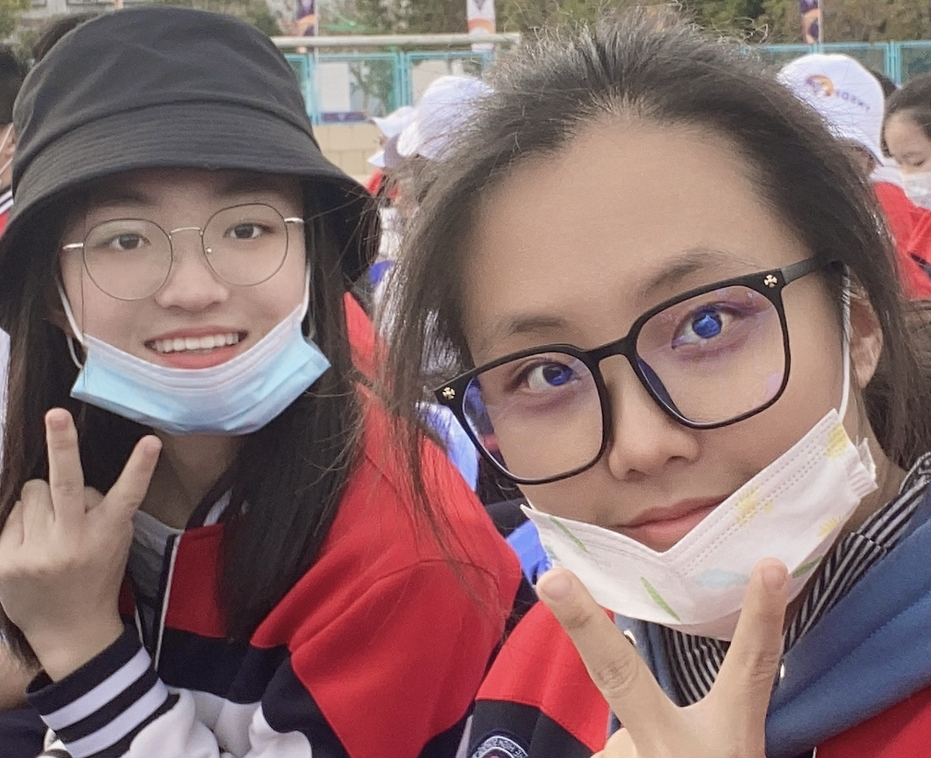
#> input picture 人脸检测/photo/photo_4.png, 931 x 758 px, shrunk from 1166 x 950 before the run; its folder holds only this picture in this run
$ python hear_intergral.py
#> lines starting #> are read from the running program, lines starting #| are printed output that depends on the picture; after the words box and inside, x2 and y2 are one past the last pixel; in counts of white or black regions, pixels touching at a corner belong together
import cv2
import os

# 加载人脸分类器
face_cascade = cv2.CascadeClassifier("haarcascade_frontalface_default.xml")

folder_path = 'photo'
for filename in os.listdir(folder_path):
    if filename.endswith(('.jpg', '.jpeg', '.png', 'JPG')):
        # 读取图像
        image_path = os.path.join(folder_path, filename)
        frame = cv2.imread(image_path)
#> frame is the input picture: shape (758, 931, 3); mean B, G, R 107.5, 108.1, 135

        # 将图像转换为灰度图
        gray = cv2.cvtColor(frame, cv2.COLOR_BGR2GRAY)
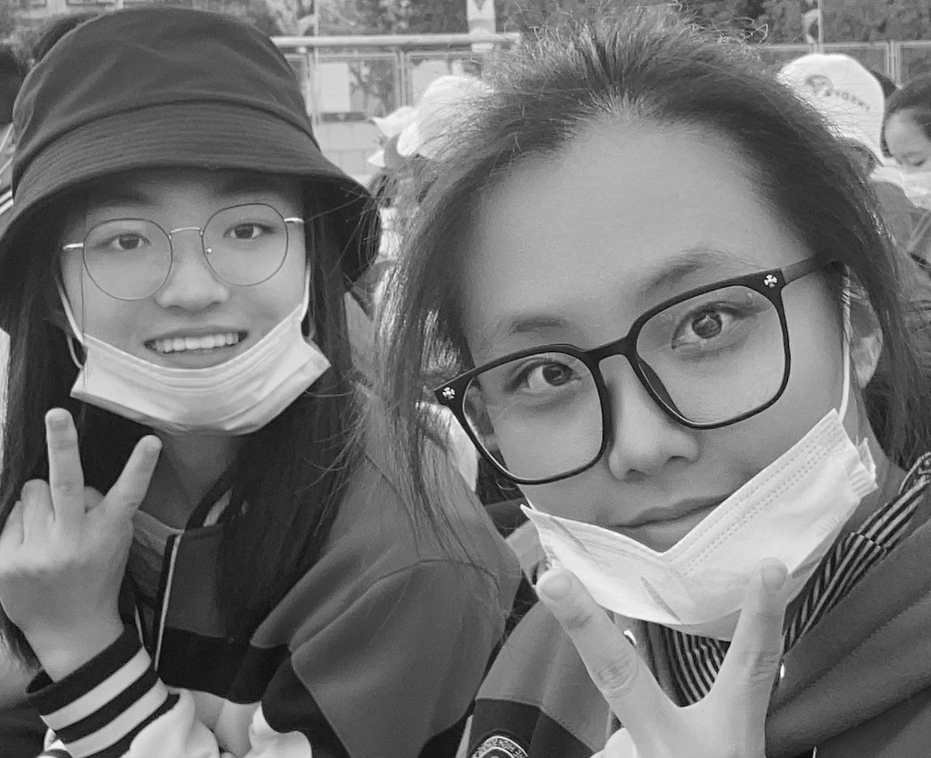
#> gray: shape (758, 931); min 1, max 255, mean 116.1

        # 计算积分图
        integral_image = cv2.integral(gray)
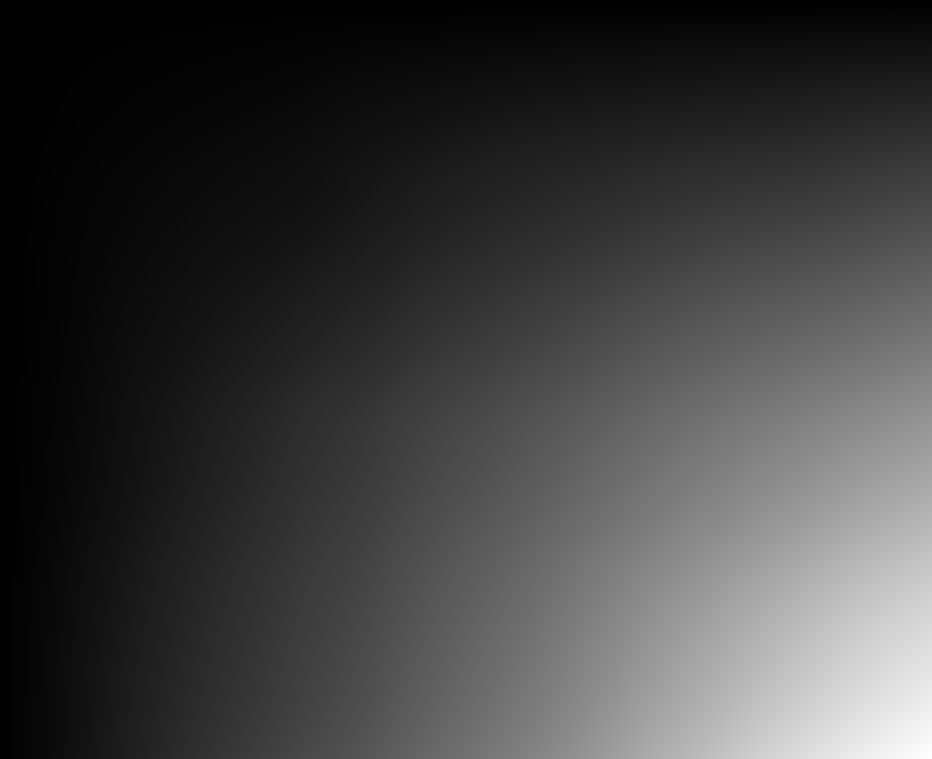
#> integral_image: shape (759, 932) int32; min 0, max 81908310, mean 20277532.6; drawn with min black and max white

        size = frame.shape[:2]
#> size = (758, 931)
        minSize_1 = (size[1] // 10, size[0] // 10)  # 计算最小尺寸
#> minSize_1 = (93, 75)
        face_rects = face_cascade.detectMultiScale(gray, scaleFactor=1.05, minNeighbors=2,
                                                   minSize=minSize_1)
#> face_rects = [[293, 81, 98, 98], [45, 135, 272, 272]]

        # 在图像上绘制检测到的人脸
        for (x, y, w, h) in face_rects:
            # 计算Haar特征值
            # Haar特征值 = A - B - C + D
            A = integral_image[y + h, x + w]
            B = integral_image[y, x + w]
            C = integral_image[y + h, x]
            D = integral_image[y, x]
            haar_value = A - B - C + D

            # 在图像上绘制检测到的人脸
            cv2.rectangle(frame, (x, y), (x + w, y + h), (255, 255, 0), 2)
#> this loop made 2 passes
#> (x, y, w, h, A, B, C, D) on passes 1 to 2: (293, 81, 98, 98, 7754907, 3625846, 4927387, 2358885), (45, 135, 272, 272, 14746173, 4234655, 1576633, 623182)
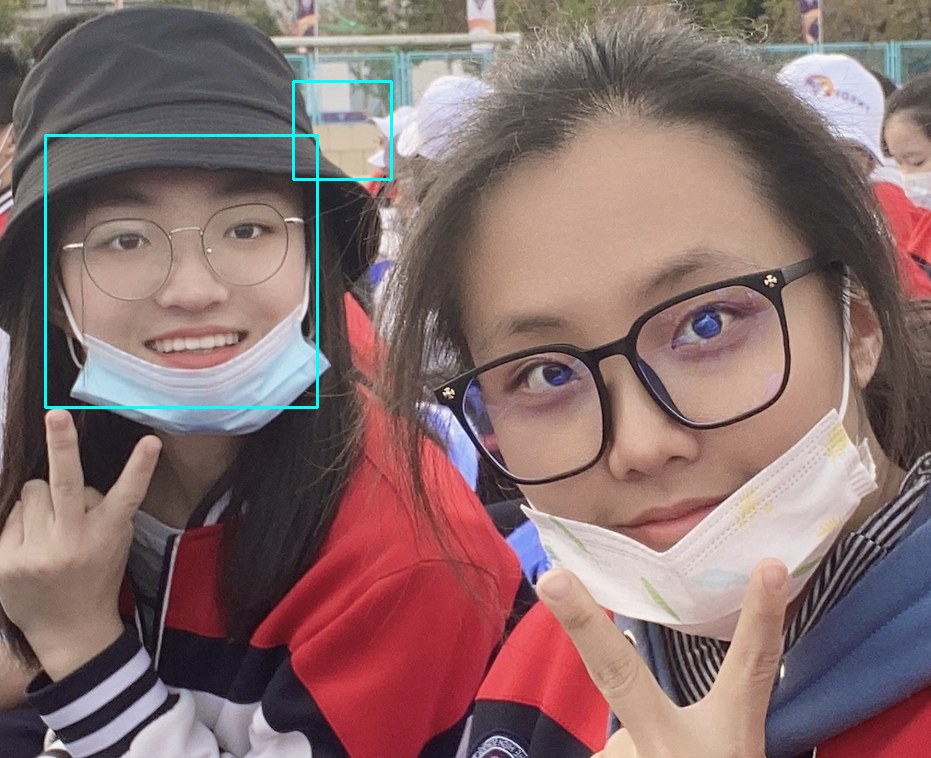
#> frame: shape (758, 931, 3); 0.63% of pixels changed, all inside (x1, y1, x2, y2) = (44, 80, 393, 409)

        # 显示图像
        cv2.imshow('detection', frame)
        cv2.waitKey(0)

# 关闭窗口
cv2.destroyAllWindows()

$ run again, on 人脸检测/photo/photo_5.png
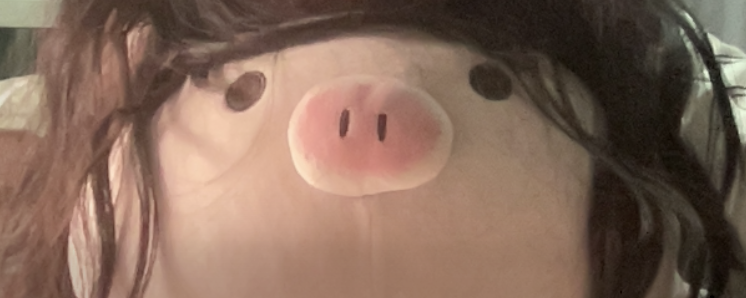
#> input picture 人脸检测/photo/photo_5.png, 746 x 298 px
#> frame is the input picture: shape (298, 746, 3); mean B, G, R 89.7, 104.9, 131.4
#> `gray = cv2.cvtColor(frame, cv2.COLOR_BGR2GRAY)`:
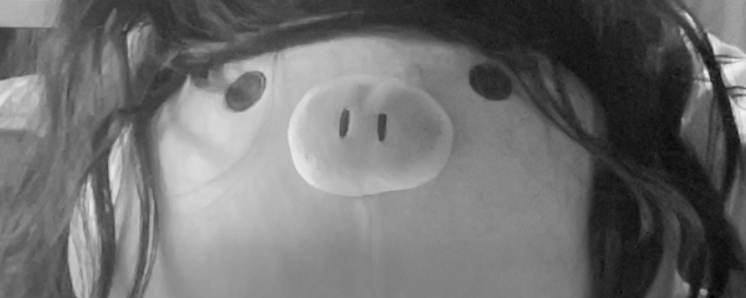
#> gray: shape (298, 746); min 0, max 241, mean 111.1
#> `integral_image = cv2.integral(gray)`:
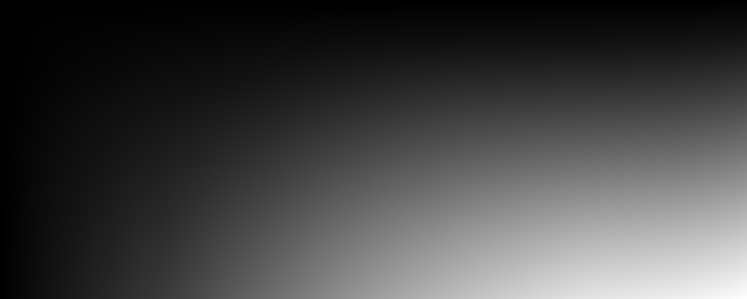
#> integral_image: shape (299, 747) int32; min 0, max 24699510, mean 6509097.8; drawn with min black and max white
#> face_rects = ()

$ run again, on 人脸检测/photo/截屏2024-04-21 17.01.02.png
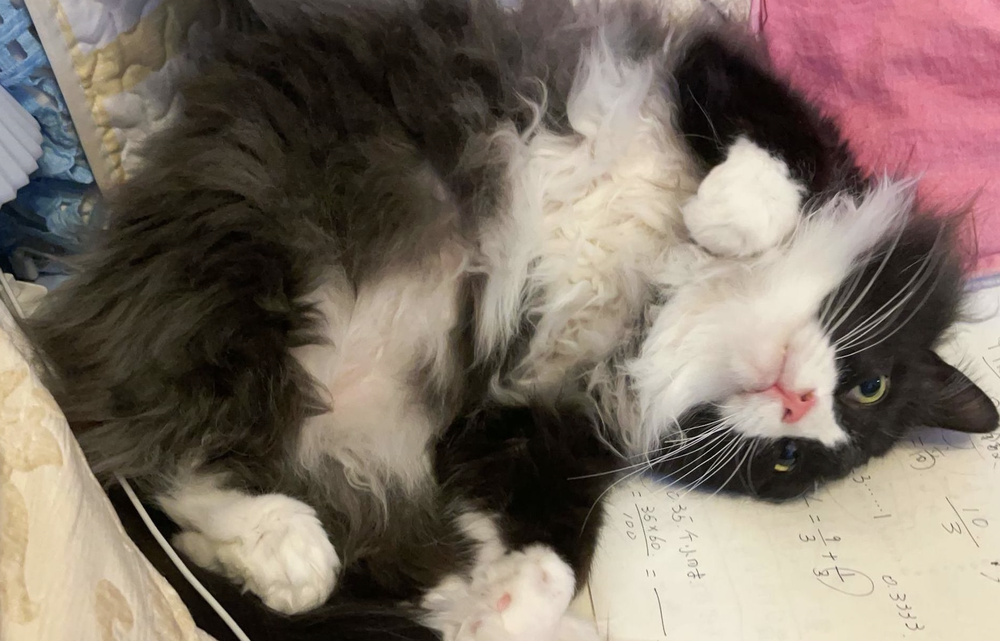
#> input picture 人脸检测/photo/截屏2024-04-21 17.01.02.png, 1000 x 641 px, shrunk from 1688 x 1082 before the run
#> frame is the input picture: shape (641, 1000, 3); mean B, G, R 101.5, 112.1, 125.6
#> `integral_image = cv2.integral(gray)`:
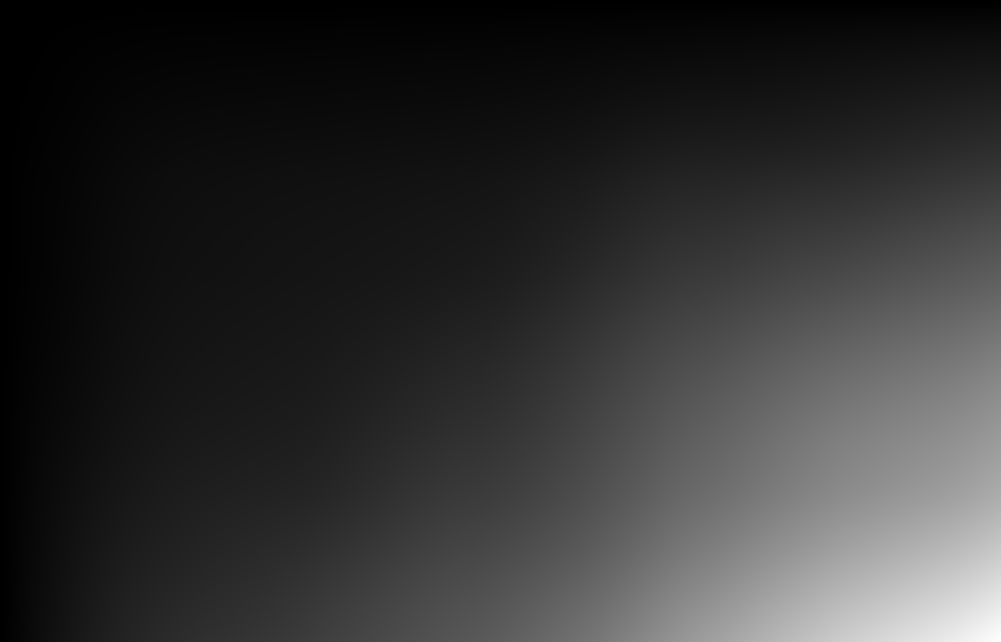
#> integral_image: shape (642, 1001) int32; min 0, max 73658885, mean 14448491.9; drawn with min black and max white
#> face_rects = [[225, 491, 122, 122]]
#> the loop `for (x, y, w, h) in face_rects:` made 1 pass
#> (x, y, w, h, A, B, C, D) on pass 1: (225, 491, 122, 122, 18405021, 11950444, 13444121, 9214186)
#> after the loop `for (x, y, w, h) in face_rects:`:
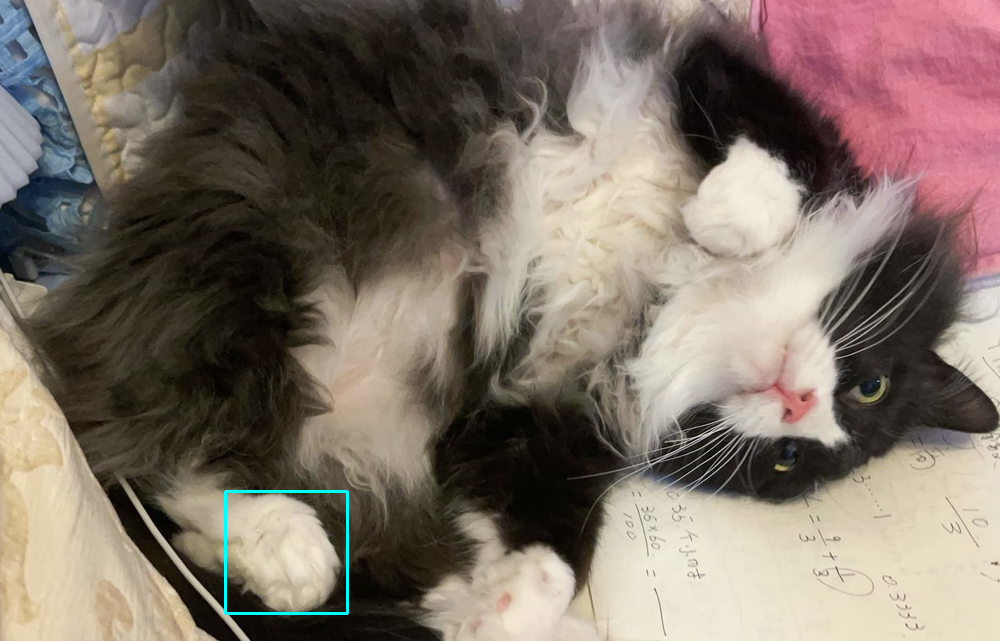
#> frame: shape (641, 1000, 3); 0.23% of pixels changed, all inside (x1, y1, x2, y2) = (224, 490, 349, 615)

$ run again, on 人脸检测/photo/截屏2024-04-23 11.28.17.png
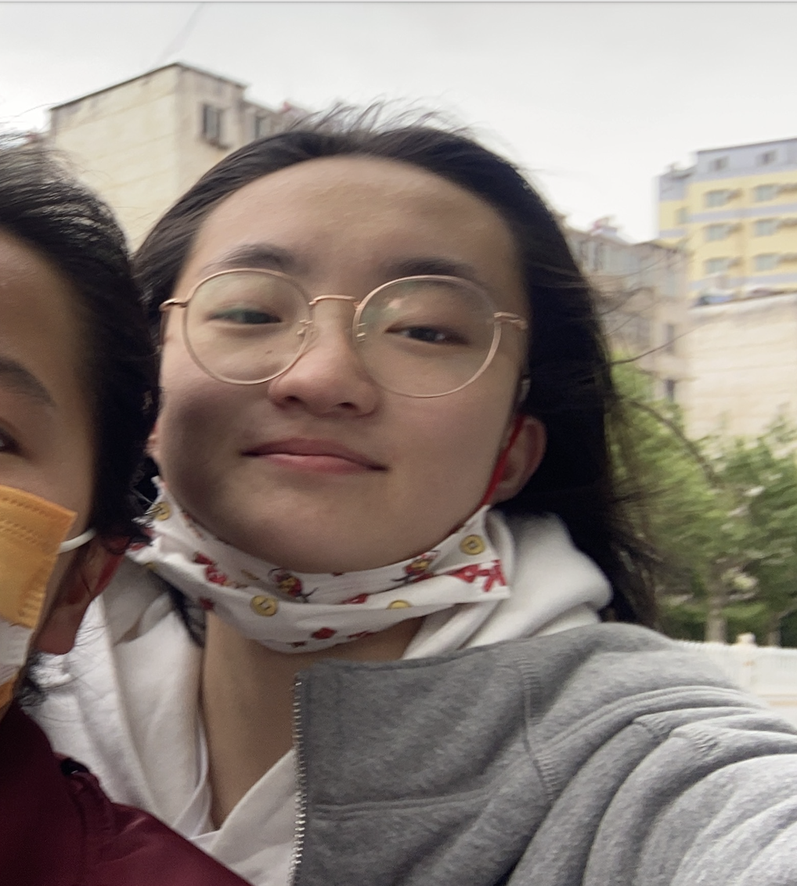
#> input picture 人脸检测/photo/截屏2024-04-23 11.28.17.png, 797 x 886 px, shrunk from 1018 x 1132 before the run
#> frame is the input picture: shape (886, 797, 3); mean B, G, R 121.2, 128.2, 139.4
#> `integral_image = cv2.integral(gray)`:
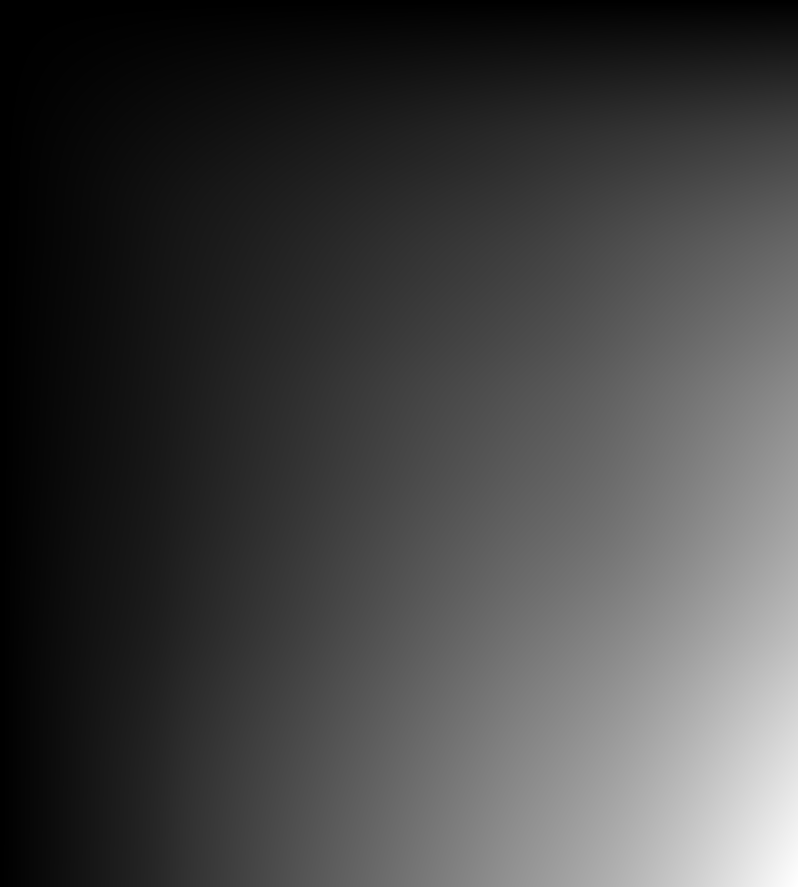
#> integral_image: shape (887, 798) int32; min 0, max 92343066, mean 24437562.3; drawn with min black and max white
#> face_rects = [[287, 754, 118, 118], [136, 168, 385, 385]]
#> the loop `for (x, y, w, h) in face_rects:` made 2 passes
#> (x, y, w, h, A, B, C, D) on passes 1 to 2: (287, 754, 118, 118, 41518654, 37637673, 29009497, 26339521), (136, 168, 385, 385, 37323247, 17738104, 8614573, 5017510)
#> after the loop `for (x, y, w, h) in face_rects:`:
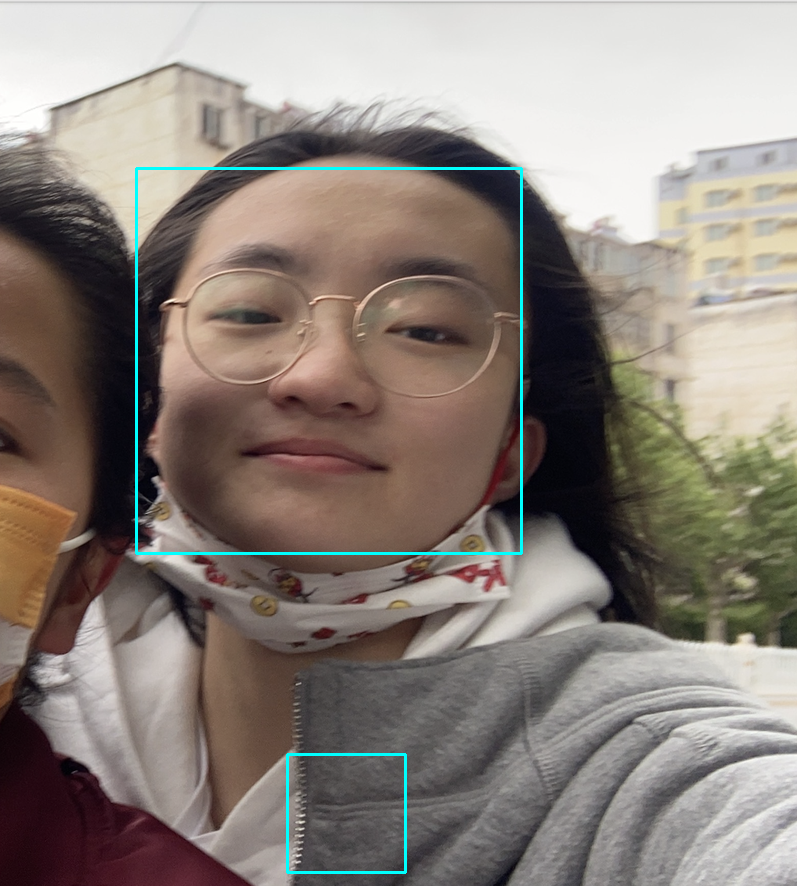
#> frame: shape (886, 797, 3); 0.85% of pixels changed, all inside (x1, y1, x2, y2) = (135, 167, 523, 874)
